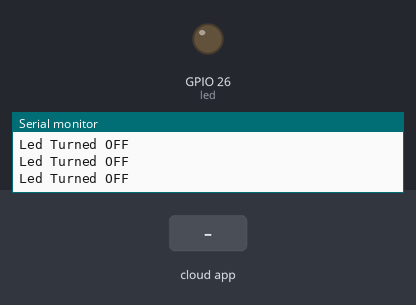
A sketch run on a simulated ESP32. On the bench: output pins drawn as LEDs (lit = HIGH), the last lines printed to the serial monitor. Inputs (shaded band) come from the test bench. WiFi joins after 1.5 s; servers stay silent unless stated; the Firebase database answers and starts empty.

Above: at 3.8 s.
3.9 s: the phone or cloud app sets LED_STATUS to ON
At 4.9 s:
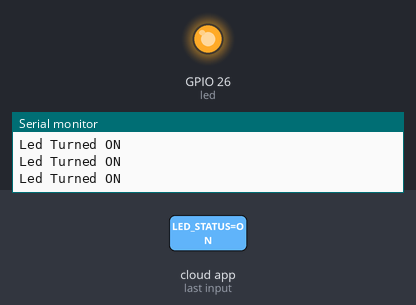
5.5 s: the phone or cloud app sets LED_STATUS to OFF
At 6.1 s:
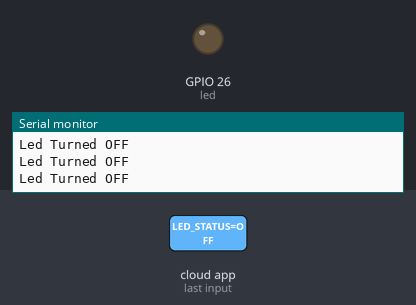
Timing chart, 0 to 8.5 s (numbered marks = the images above; inputs shaded):
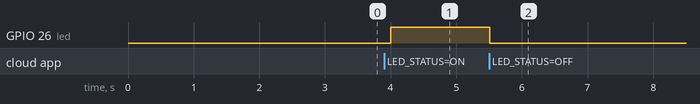

Measured:
- after the input at 3.9 s, GPIO 26 (led): LOW → HIGH after 0.11 s
- after the input at 5.5 s, GPIO 26 (led): HIGH → LOW at once

The sketch:

FireBase_ESP32.ino
```cpp
#include <WiFi.h>                                                // esp32 library

#include <IOXhop_FirebaseESP32.h>                                             // firebase library

#define FIREBASE_HOST "sept15testing.firebaseio.com"                         // the project name address from firebase id

#define FIREBASE_AUTH "aoXaQMk5Zd4YM70RIi9HcFcqqh2lEVyUUmsnXi9z"                    // the secret key generated from firebase

#define WIFI_SSID "Nokia 6"                                          // input your home or public wifi name

#define WIFI_PASSWORD "vinu1402"                                    //password of wifi ssid

String fireStatus = "";                                                     // led status received from firebase

int led = 26;

void setup() {

  Serial.begin(9600);

  delay(1000);

  pinMode(led, OUTPUT);

  WiFi.begin(WIFI_SSID, WIFI_PASSWORD);                                      //try to connect with wifi

  Serial.print("Connecting to ");

  Serial.print(WIFI_SSID);

  while (WiFi.status() != WL_CONNECTED) {

    Serial.print(".");

    delay(500);

  }

  Serial.println();

  Serial.print("Connected to ");

  Serial.println(WIFI_SSID);

  Serial.print("IP Address is : ");

  Serial.println(WiFi.localIP());                                                      //print local IP address

  Firebase.begin(FIREBASE_HOST, FIREBASE_AUTH);                                       // connect to firebase

  Firebase.setString("LED_STATUS", "OFF");                                          //send initial string of led status

}

void loop() {

  fireStatus = Firebase.getString("LED_STATUS");                     // get led status input from firebase

  if (fireStatus == "ON") {                         // compare the input of led status received from firebase

    Serial.println("Led Turned ON");

    digitalWrite(led, HIGH);                                                         // make output led ON

  }

  else if (fireStatus == "OFF") {              // compare the input of led status received from firebase

    Serial.println("Led Turned OFF");

    digitalWrite(led, LOW);                                                         // make output led OFF

  }

  else {

    Serial.println("Wrong Credential! Please send ON/OFF");

  }

}
```
